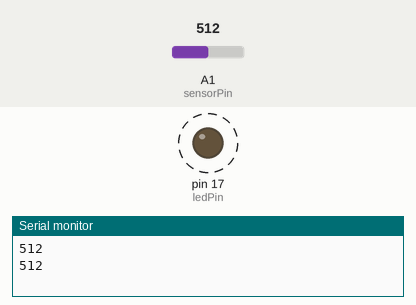
Simulated run of this sketch. Board: Arduino Uno, built with avr-gcc and run on an emulated ATmega328P. Parts: output pins drawn as LEDs (lit = HIGH), the last lines printed to the serial monitor. Dashed ring = blinking. Inputs (shaded band) come from the test bench; at power-on: A1 (sensorPin) = 512.

Above: at 1.8 s.
1.9 s: A1 (sensorPin) set to 306
At 2.2 s:
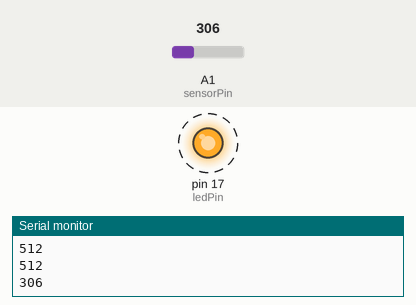
5.4 s: A1 (sensorPin) set to 122
At 5.56 s:
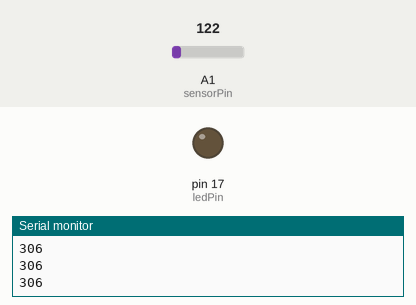
Timing chart, 0 to 14.9 s (numbered marks = the images above; inputs shaded):
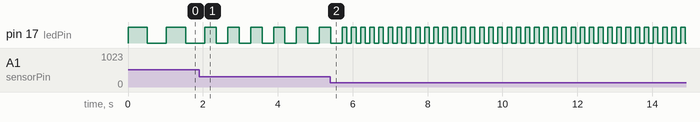

Measured:
- after the input at 1.9 s, pin 17 (ledPin): alternates HIGH for 0.31 s and LOW for 0.31 s, starting after 0.46 s
- by itself, pin 17 (ledPin): alternates HIGH for 0.51 s and LOW for 0.51 s

The sketch:

potenciometro.ino
```cpp
int ledPin = 17;
int sensorPin = 15;
int sensorValue = 0;

void setup() {
  pinMode(ledPin, OUTPUT);

  Serial.begin(9600);
}

void loop() {

  sensorValue = analogRead(sensorPin);
  Serial.println(sensorValue);

  digitalWrite(ledPin, HIGH);
  delay(sensorValue);
  digitalWrite(ledPin, LOW);
  delay(sensorValue);

}
```
